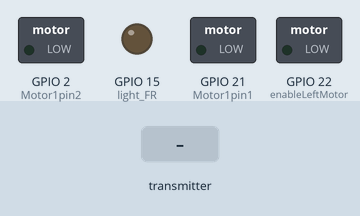
Recording of a sketch running on a simulated ESP32. On the bench: switched loads named in the sketch (green lamp = pin HIGH), output pins drawn as LEDs (lit = HIGH). The inputs (shaded band) are chosen by the test bench. No radio packets arrive unless stated.

Above: at 1.2 s.
1.3 s: the transmitter starts sending data.2 = 1024
At 2.6 s:
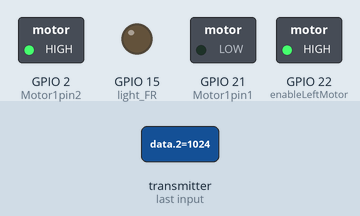
Timing chart, 0 to 4.3 s (numbered marks = the images above; inputs shaded):
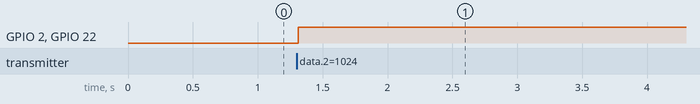

Measured:
- after the input at 1.3 s, GPIO 2 (Motor1pin2), GPIO 22 (enableLeftMotor): LOW → HIGH at once

The sketch:

RF24_received_motor_speed_control.ino
```cpp
/*
  Programa receptor para controle de velocidade do motor DC com uso de radio frequencia (nRF24L01)
*/

#include <SPI.h>
#include <nRF24L01.h>
#include <RF24.h>

//#define PRINT_DEBUG   //Uncomment this line if you want to print on serial monitor

//Lights
#define light_FR 15 //21 - deixei o 15 para teste pois o 15 inicia Ligado

//motor lado A - Left
int enableLeftMotor=22; //GP022 //GPIO23 - pino especifico para MOSI (RF)
int Motor1pin1 = 21; //GPIO21
int Motor1pin2 = 2; //GPIO2 //LED internal esp32 - only test
//int Motor1pin2 = 25; //GPI25

//config PWM
const int PWMFreq = 1000; //1Mhz
const int PWMResolution = 8; // 8bits

//const int rightMotorPWMSpeedChannel = 4; //canal pwm - controla o motor em diferentes canais (ex. lado A)
const int leftMotorPWMSpeedChannel = 5; //canal pwm - "-"

RF24 radio(4, 5); //CE, CSN
const byte address[6] = "00001";

boolean radio_connection = false;

int set_speed_forward;
int set_speed_backward;

unsigned long data[6];

void rotateMotor(int X, int Y){

  set_speed_forward = map(Y,550,1020,10,255);

  set_speed_backward = map(Y,470,0,10,255);


  if(Y > 550){
    digitalWrite(Motor1pin1,LOW);
    digitalWrite(Motor1pin2,HIGH);

    #ifdef PRINT_DEBUG
      Serial.println("Forward...");
    #endif

    ledcWrite(leftMotorPWMSpeedChannel, abs(set_speed_forward));
  }

  if(Y > 0 && Y < 470){
    digitalWrite(Motor1pin1,HIGH);
    digitalWrite(Motor1pin2,LOW);

    #ifdef PRINT_DEBUG
      Serial.println("Backward...");
    #endif

    ledcWrite(leftMotorPWMSpeedChannel, abs(set_speed_backward));
  }

  if(Y > 470 && Y < 550){
    digitalWrite(Motor1pin1,LOW);
    digitalWrite(Motor1pin2,LOW);

    #ifdef PRINT_DEBUG
      Serial.println("Stop...");
    #endif
  }

}

void setup() {
  // put your setup code here, to run once:

  Serial.begin(115200);

  #ifdef PRINT_DEBUG
    Serial.println("RF24 Received - Test");
  #endif

  pinMode(light_FR, OUTPUT); //Led

  //----------------------------------------------------------------------
  pinMode(enableLeftMotor, OUTPUT);
  pinMode(Motor1pin1, OUTPUT);
  pinMode(Motor1pin2, OUTPUT);

  //Set up PWM for motor speed
  //configura o PWM com a função ledcSetup , que recebe como entrada o canal PWM, a frequência e a resolução do ciclo de trabalho.
  ledcSetup(leftMotorPWMSpeedChannel, PWMFreq, PWMResolution);

  //função ledcAttachPin. Este recebe como entrada o GPIO e o canal.
  ledcAttachPin(enableLeftMotor, leftMotorPWMSpeedChannel);
  //------------------------------------------------------------------------

  radio.begin();
  //radio.setChannel(5); //radio.setChannel(108); // os canais mais altos tendem a ser mais "abertos"

  // Define o endereço do receptor (data pipe 0) - o data pipe pode ser configurado de 0 a 5.
  // Cada “data pipe” pode ter um endereço (ID) de recebimento separado;
  // Ou seja, um mesmo dispositivo pode ser configurado para ouvir outros 6 dispositivos (1 endereço em cada data pipe) considerando que estejam todos na mesma frequência.
  radio.openReadingPipe(0, address);

  radio.setPALevel(RF24_PA_MIN); //"configuração de curto alcance" - aumente se quiser mais alcance E tiver uma boa fonte de alimentação
  //radio.setPALevel(RF24_PA_MAX);
  radio.startListening();

  #ifdef PRINT_DEBUG
    Serial.println("INICIANDO TRANSMISSÃO - NRF24 - TEST");
  #endif
}

void loop() {
  // put your main code here, to run repeatedly:

  if (radio.available()) {   // If the NRF240L01 module received data

    radio.read(&data, sizeof(data));

    #ifdef PRINT_DEBUG

      Serial.print("button_1: ");
      Serial.print(data[0]);

      Serial.print(" xValue: ");
      Serial.print(data[1]);
      Serial.print(" yValue: ");
      Serial.println(data[2]);
    #endif

    delay(10);

    radio_connection = true;

    #ifdef PRINT_DEBUG
      Serial.println("Conectado...");
    #endif
  }else{
    #ifdef PRINT_DEBUG
      Serial.println("Desconectado...");
    #endif

    radio_connection = false;
  }

  //liga LED
  if(data[0] == 1){
    digitalWrite(light_FR, HIGH);
  }else{
    digitalWrite(light_FR, LOW);
  }

  //control motor
  rotateMotor(data[1], data[2]);
}
```
